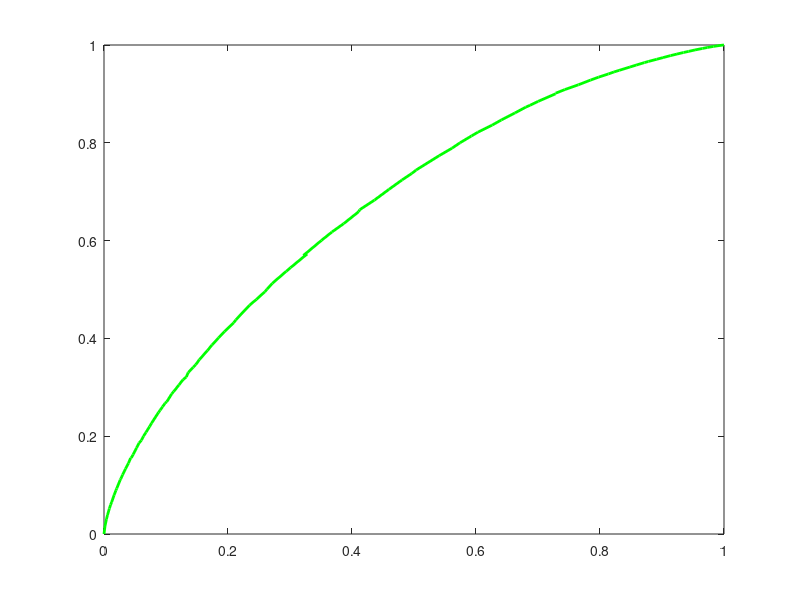

The MATLAB source for this figure:
% ----- IED KMM -------
clear all;
Pf = 0:0.01:1;
% Pf = 0.5;
SNR_dB= -10; % SNR in dB
gam=power(10,SNR_dB/10); % SNR ratio
N=100; % No of samples
nu = 0.5;
ro = power(10,nu/10);
run = 1000;
avg_noise_pow = 1;
%----- uniformly distributed random numbers-----
a = avg_noise_pow/ro;
b = avg_noise_pow*ro;
% r = a + (b-a).*rand(1,1);
% act_noise_pow = r;
% Pd calculation using formula

M = 10;
L = 10;
for k = 1:L
    rp(k) = a + (b-a).*rand(1,1);
end

past_avg_np = mean(rp); 
mu_avg = ((M/L)*N*(1+gam)*past_avg_np)+ (((L-M)/L)*N*past_avg_np);
sig_avg = ((M/(L^2))* (2*N)*(((1+gam)^2)*(past_avg_np^2))+(((L-M)/(L^2))*(2*N)*(past_avg_np^2)));

for i = 1:length(Pf) 
    lamda1(i) = ((((qfuncinv(Pf(i)))*(sqrt(2*N)))+N)*(avg_noise_pow/ro));
    lamda2(i) = ((((qfuncinv(Pf(i)))*(sqrt(2*N)))+N)*(avg_noise_pow*ro));
    for j = 1:run
        r = a + (b-a).*rand(1,1);
        act_noise_pow = r;
        v1 = sqrt((2*N*(gam+1)^2*act_noise_pow^2));
        v2 = lamda2(i) - (N*(1+gam)*act_noise_pow);
        Pd1(j) = qfunc(v2/v1);
        v3 = sqrt((2*N*act_noise_pow^2));
        v4 = lamda2(i) -  (N*act_noise_pow);
        Pf1(j) = qfunc(v4/v3);    
        td = (lamda1(i)-(N*(1+gam)*act_noise_pow))/v1;
        tf = (lamda1(i)-(N*act_noise_pow))/sqrt(2*N*act_noise_pow^2);
        ta1 = (lamda2(i)-mu_avg)/sqrt(sig_avg);
        ta2 = (lamda2(i)-mu_avg)/sqrt(sig_avg);
        zd1 = (1-Pd1(j))*qfunc(ta1)*Pd1(j)*(qfunc(td)-Pd1(j));
        zd2 = qfunc(ta1)*Pd1(j);
        Pdked1(j) = Pd1(j)+((1-Pd1(j))*(zd1+zd2));
        zf1 = (1-Pf1(j))*qfunc(ta2)*Pf1(j)*(qfunc(tf)-Pf1(j));
        zf2 = qfunc(ta2)*Pf1(j);
        Pfked1(j) = Pf1(j)+((1-Pf1(j))*(zf1+zf2));
%         Pdked1(j) = Pd1(j)+((1-Pd1(j))*Pd1(j)*(qfunc(td)-Pd1(j))*qfunc(ta1));
%         Pfked1(j) = Pf1(j)+((1-Pf1(j))*Pf1(j)*(qfunc(tf)-Pf1(j))*qfunc(ta2));
    end
    Pdt(i) = mean(Pd1);
    Pfa(i) = mean(Pf1);
    Pdked(i) = mean(Pdked1);
    Pfked(i) = mean(Pfked1);
end
% plot(Pfc,Pdc,'b','linewidth',2); hold on
% plot(Pf,Pd,'m','linewidth',2);hold on
plot(Pfked,Pdked,'g','linewidth',2); hold on
